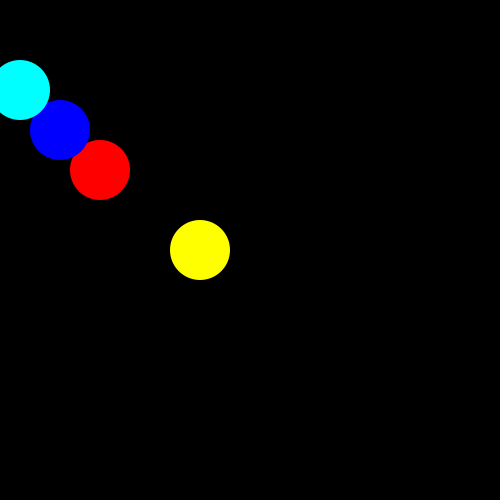
Frame 1 (no input)
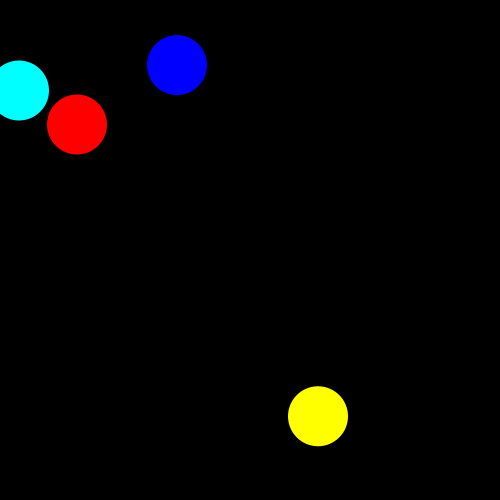
Frame 60 (the mouse pressed at the canvas centre just before this capture)
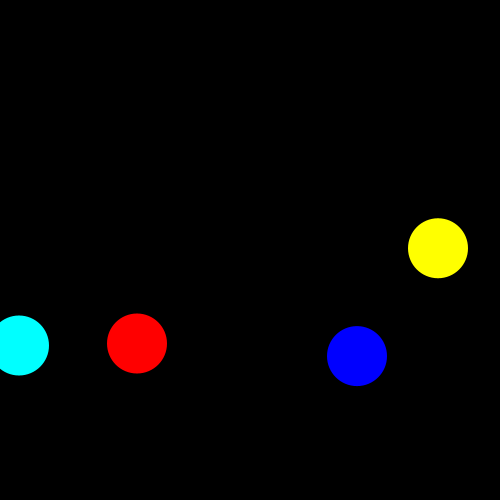
Frame 120 (the mouse held since frame 60 and released just before this capture)

The Processing sketch that drew these frames (run headless with seeded random() and noise(); from frame 60 on, the mouse is pressed at the canvas centre):

// Processing sketch: processing_67307
// ── processing_67307.pde

int count = 4;
int r= 30;

float[] xP= new float[count];
float[] yP= new float[count];
float[] xS= new float[count];
float[] yS= new float[count];

color[]c = new color[count];

float gravity = 0.1;

void setup() {
  size(500, 500);

  c[0] = color( 255, 0, 0);
  c[1] = color( 0, 0, 255);
  c[2] = color( 0, 255, 255);
  c[3] = color( 255, 255, 0);

  xP[0] = 100;
  xP[1] = 60;
  xP[2] = 20;
  xP[3] = 200;

  yP[0] = 170;
  yP[1] = 130;
  yP[2] = 90;
  yP[3] = 250;

  xS[0] = 1;
  xS[1] = 3;
  xS[2] = 1;
  xS[3] = 2;

  yS[0] = 3;
  yS[1] = 4;
  yS[2] = 1;
  yS[3] = 2;
}

void draw() {

  background(0);
  noStroke();
  ellipseMode(CENTER);

  for (int i = 0; i < count; i++) {

      fill(c[i]);
      ellipse(xP[i], yP[i], r*2, r*2);

      xP[i] = xP[i] + xS[i];
      yP[i] = yP[i] + yS[i];

      yS[i] = yS[i] + gravity;

      if (xP[i] >= 500-r || xP[i] <= r) {
        xS[i] *= -1;
      }
      if (yP[i] >= 500-r || yP[i] <= r) {
        yS[i] *= -0.95;
      }

      for (int j =0; j< count; j++) {
        if (dist(xP[i], yP[i], xP[j], yP[j]) <= (r*2)) {
          xS[i] *= -1;
          yS[i] *= -1;
          xS[j] *= -1;
          yS[j] *= -1;
      }
    }
  }
}
